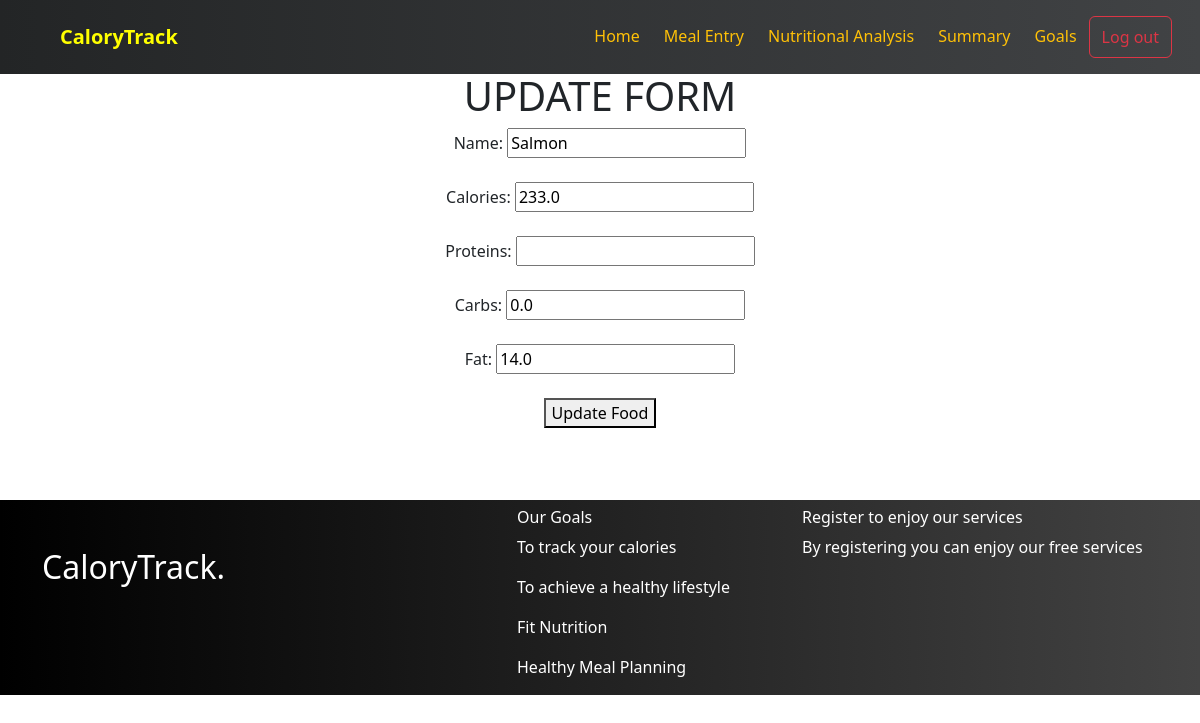
The page /update/4/ on the database its author committed.
### macroNutrientApp/models.py (models this page shows, shortened)
class Food(models.Model):
    name = models.CharField(max_length=100)
    calories = models.FloatField()
    protein = models.FloatField()
    carbs = models.FloatField()
    fat = models.FloatField()

### macroNutrientApp/views.py (the view, shortened to what this page needs)
# urls.py: path('update/<int:id>/',views.update,name="update"),
def update(request,id):
    u=Food.objects.filter(id=id)
    return render(request,"update.html",{'u':u})

### macroNutrientApp/templates/update.html (shortened to what this page needs)
{% extends 'base.html' %}
{% block content %}
<br><br><br>
<center>
    <h1>UPDATE FORM</h1>
    <form action="" method="POST">
        {% for u in u %}
        Name: <input type="text" name="name" value="{{ u.name }}"><br><br>
        Calories: <input type="number" name="calories" value="{{ u.calories }}"><br><br>
        Proteins: <input type="number" name="proteins" value="{{ u.proteins }}"><br><br>
        Carbs: <input type="number" name="carbs" value="{{ u.carbs }}"><br><br>
        Fat: <input type="number" name="fat" value="{{ u.fat }}"><br><br>
        <button type="submit">Update Food</button>
        {% endfor %}
    </form>
    </center>
{% endblock %}

### rows shown on the page
Food: name "Salmon", calories "233.0", carbs "0.0", fat "14.0"
